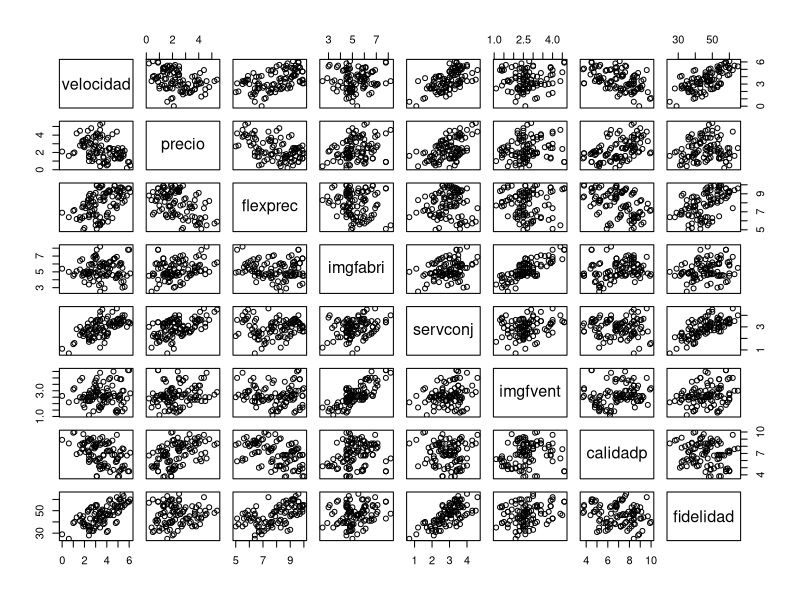
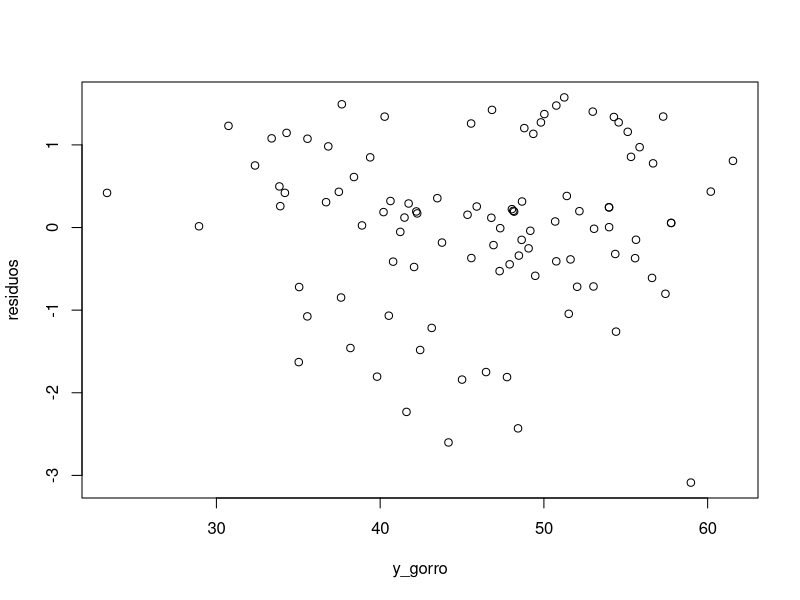
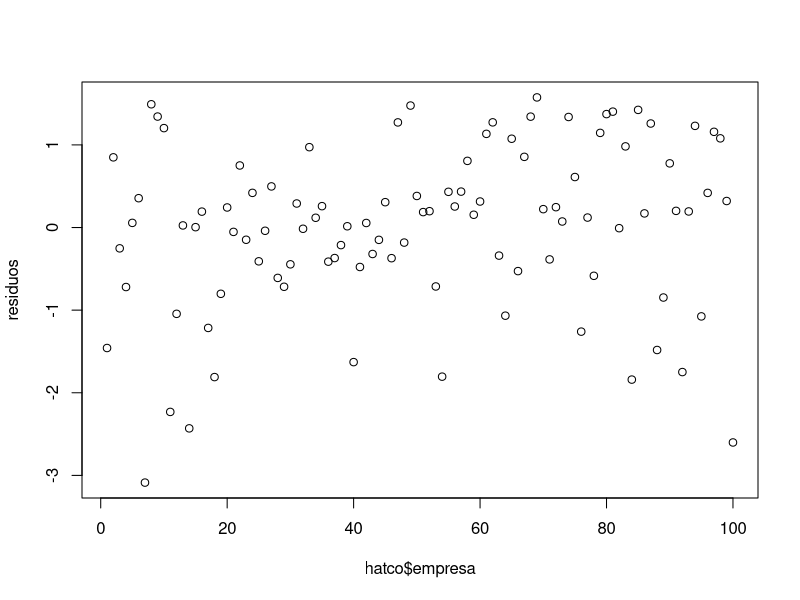
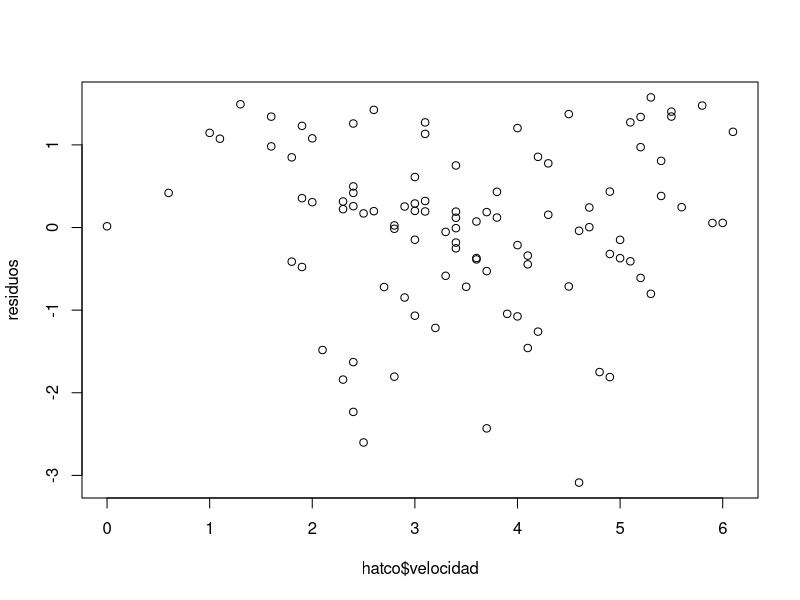
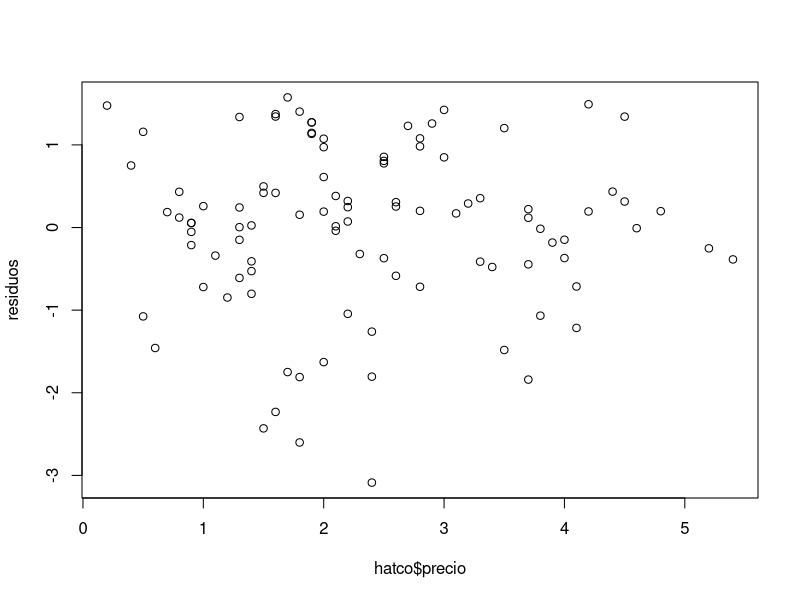
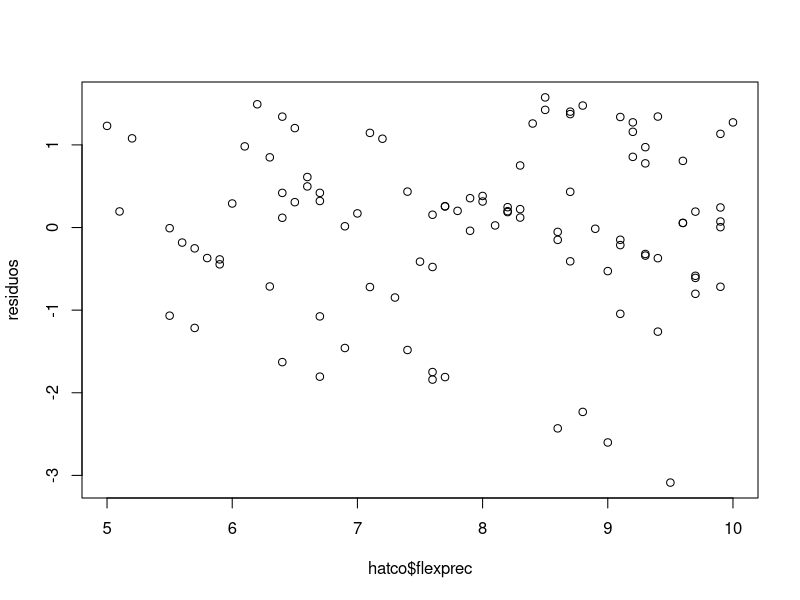
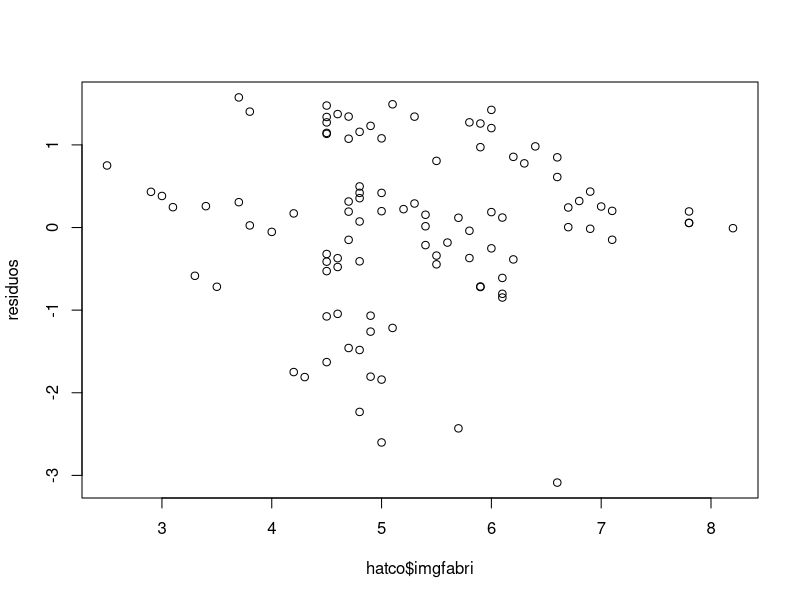
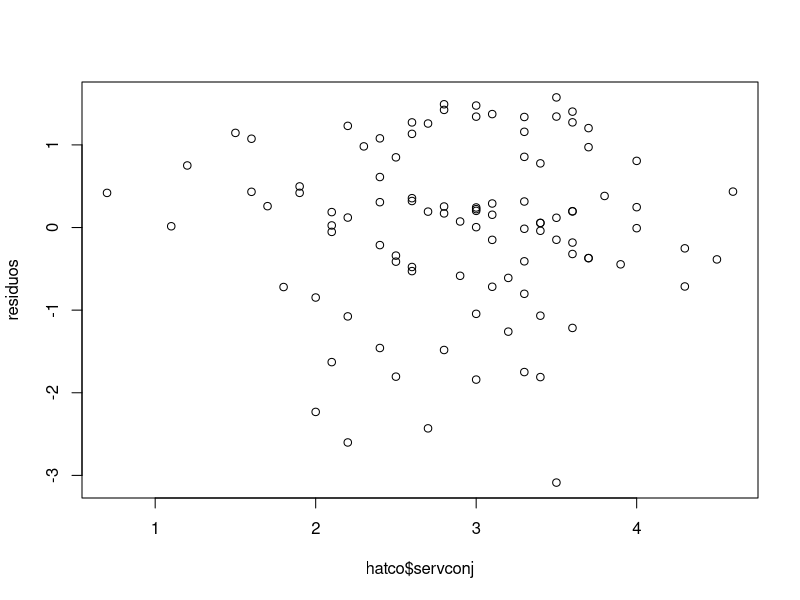

The R script that drew these images, in order:
## ---- chunk 1
# Carlota Valdivia Manzano
# Estadistica Computacional
# Curso 2021-2022
## ---- chunk 2

## ---- chunk 3

# --Ejercicio 1-------------------------------------------------------------------------

# Cargamos los datos de hatco2.csv almacenandolos en un dataframe con nombre
# hatco donde las variables de tipo factor se identifiquen como tal
hatco<-read.csv(file="hatco2.csv",header=TRUE,stringsAsFactors=TRUE)

# Primero representamos graficamente los datos para observar la posible
# relacion entre la respuesta y las variables explicativas
plot(hatco[,c(6:13)])

# Observamos el gráfico y comentamos...

# Podríamos ver la relación que hay entre la fidelidad y la velocidad, y entre
# la fidelidad y servconj.
# Por otro lado, podemos observar que hay una gran relación lineal entre
# servconj e imgfvent

# Ajustamos el modelo de regresion lineal multiple a las n=100 observaciones
mod1<-lm(fidelidad~velocidad+precio+flexprec+imgfabri+servconj+imgfvent+calidadp,hatco)
mod1

# Vamos a calcular el contraste de regresion y los coeficientes de determinacion 
# con la funcion summary
summary(mod1)

# Calculamos la tabla ANOVA
anova(mod1)

# Significacion individual de las variables explicativass

# Para x1 no hay evidencia suficiente para rechazar la hip nula al 5% de significacion

# Repetimos el procedimiento anterior para otras percepciones x2...x7

# Las únicas percepciones para las que se rechazan la hipotesis nula al
# 5% de significacion son:
# flexprec y servconj, ya que sus p-valores se quedan por debajo de 0.05
# Para el resto de percepciones no evidencia suficiente de los datos
# para rechazar la hipotesis nula al 5% de signifcicacion, por lo que la 
# percepcion del cliente ante dichas percepciones no parece influir
# significativamente en su fidelidad

# Significacion del termino constante

# Con el 5% no podríamos presencidir del termino constante en el modelo
# ya que su p-valor es 0.044, en cambio para el 1% si se podria


# Homocedasticidad

# Calculamos los residuos
residuos<-rstandard(mod1)
y_gorro<-mod1$fitted.values

# Representamos el grafico de dispersion de los pares (y_gorro,residuos)
plot(y_gorro,residuos)

# Represenntamos para cada percepcion x_j los grafos de dispersion de los pares
# (x_ij,r_i)

plot(hatco$empresa, residuos)
plot(hatco$velocidad, residuos)
plot(hatco$precio, residuos)
plot(hatco$flexprec, residuos)
plot(hatco$imgfabri, residuos)
plot(hatco$servconj, residuos)
plot(hatco$imgfvent, residuos)
plot(hatco$calidadp, residuos)
plot(hatco$fidelidad, residuos)

# Podemos observar que no hay ningun patron excepto en el ultimo grafico

# Borramos memoria

rm(list=ls(all=TRUE))
